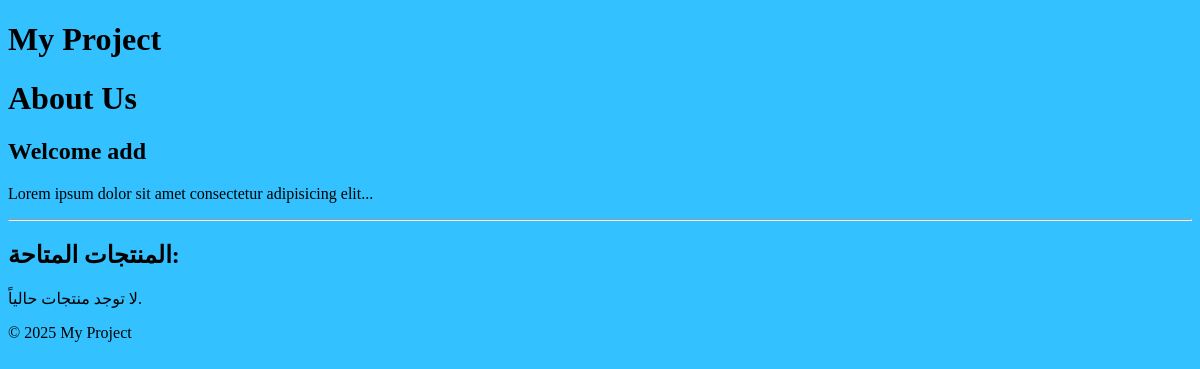
The app's page /pages/about, older data.
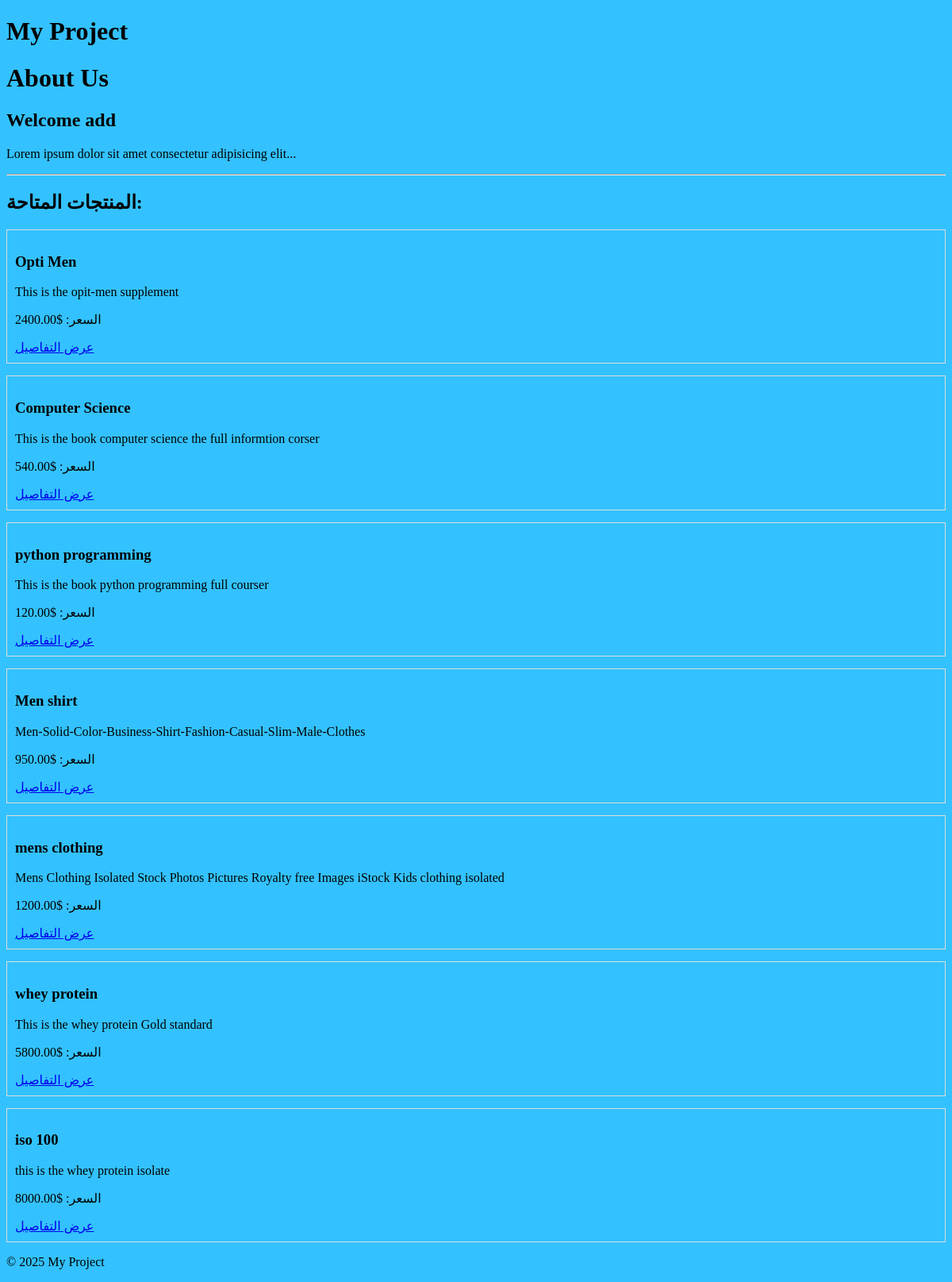
The same page, newer data.
### products/models.py (models this page shows, shortened)
class Product(models.Model):
    x=[
        ('Supplements', 'Supplements'),
        ('Clothing', 'Clothing'),
        ('Books', 'Books'),
    ]
    name = models.CharField(max_length=100)
    price = models.DecimalField(max_digits=10, decimal_places=2,default=50.00)
    description = models.TextField(null=True, blank=True,verbose_name="Product Description")
    image = models.ImageField(upload_to='products/%y/%m/%d',verbose_name='Product Image')
    active = models.BooleanField(default=True, verbose_name='Active')
    updated_at = models.DateTimeField(auto_now=True)
    category = models.CharField(max_length=50, default='General', verbose_name='Category',null=True, blank=True,choices=x)

### pages/views.py (the view)
# urls.py: path('about', views.about, name='about'),
def about(request):
    products = Product.objects.filter(active=True).order_by('-updated_at')
    username = request.user.username if request.user.is_authenticated else ' add'
    return render(request, 'pages/about.html',{'products': products, 'username': username})

### templates/pages/about.html (shortened to what this page needs)
{% extends 'base.html' %}
{% load static %}
{% block content %}
<h1>About Us</h1>
<h2>Welcome {{ username }}</h2>
<p>
    Lorem ipsum dolor sit amet consectetur adipisicing elit...
</p>
<hr>
<h2>المنتجات المتاحة:</h2>
<div class="products">
    {% for product in products %}
        <div class="product" style="border: 1px solid #ddd; padding: 10px; margin-bottom: 15px;">
            <h3>{{ product.name }}</h3>
            <p>{{ product.description|default:"لا يوجد وصف" }}</p>
            <p>السعر: ${{ product.price }}</p>
            <a href="{% url 'product_detail' product.id %}">عرض التفاصيل</a>
        </div>
    {% empty %}
        <p>لا توجد منتجات حالياً.</p>
    {% endfor %}
</div>
{% endblock content %}

### templates/base.html (shortened to what this page needs)
{% load static %}
<!DOCTYPE html>
<html lang="en">
    <head>
        <link rel="stylesheet" href="{% static 'css/style.css' %}">
</head>
<body>
    <header>
        <h1>My Project</h1>
    </header>
    <main>
        {% block content %}
        {% endblock %}
    </main>
    <footer>
        <p>&copy; 2025 My Project</p>
    </footer>
</body>
</html>

### myproject/static/css/style.css (style rules this page uses)
body { background: #00b3ffcc; }

Row changes from the older to the newer data that the page shows:
added Product: name "Opti Men", description "This is the opit-men supplement", price "2400.00"
added Product: name "Computer Science", description "This is the book computer science the full informtion corser", price "540.00"
added Product: name "python programming", description "This is the book python programming full courser", price "120.00"
added Product: name "Men shirt", description "Men-Solid-Color-Business-Shirt-Fashion-Casual-Slim-Male-Clothes", price "950.00"
added Product: name "mens clothing", description "Mens Clothing Isolated Stock Photos Pictures Royalty free Images iStock Kids clothing isolated", price "1200.00"
added Product: name "whey protein", description "This is the whey protein Gold standard", price "5800.00"
added Product: name "iso 100", description "this is the whey protein isolate", price "8000.00"
Text that changed along with them:
text no longer shown: "لا توجد منتجات حالياً."
